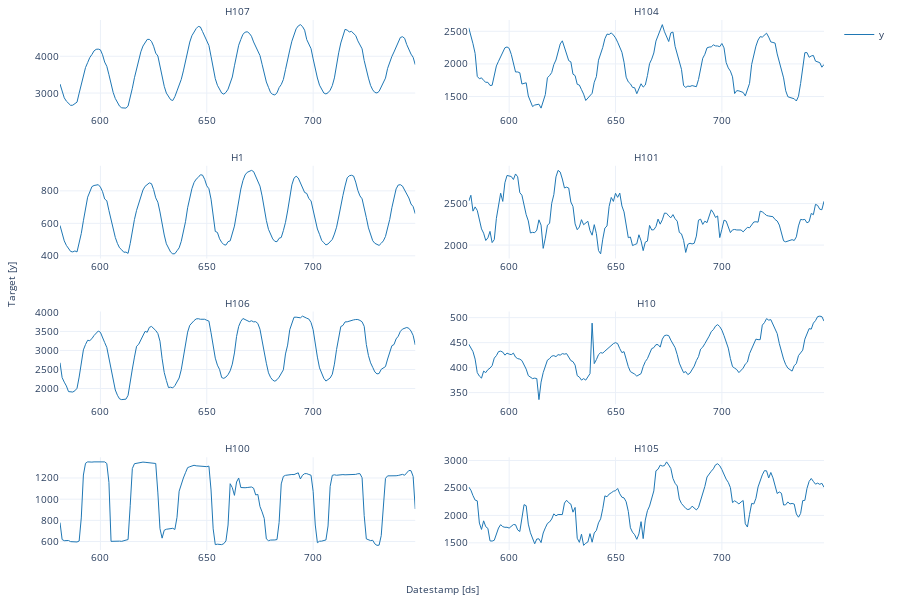

Notebook code cell kept with this figure:
### Markdown cell above
:::{.callout-note}
The `StatsForecast.plot` method uses Plotly as a defaul engine. You can change to MatPlotLib by setting `engine="matplotlib"`. 
:::

### Code cell
from statsforecast import StatsForecast

StatsForecast.plot(Y_df)

### Figure 1 — Plotly figure (JSON) as saved in the notebook; plotly's stock layout.template omitted (floating-point values rounded to 4 significant figures; data arrays with more than 128 entries replaced by an {"elided": "..."} marker saying what was removed)
{"data": [{"legendgroup": "y", "line": {"color": "#1f77b4", "width": 1}, "mode": "lines", "name": "y", "showlegend": true, "type": "scatter", "x": {"elided": "168 int values"}, "xaxis": "x", "y": {"elided": "168 int values"}, "yaxis": "y"}, {"legendgroup": "y", "line": {"color": "#1f77b4", "width": 1}, "mode": "lines", "name": "y", "showlegend": false, "type": "scatter", "x": {"elided": "168 int values"}, "xaxis": "x2", "y": {"elided": "168 int values"}, "yaxis": "y2"}, {"legendgroup": "y", "line": {"color": "#1f77b4", "width": 1}, "mode": "lines", "name": "y", "showlegend": false, "type": "scatter", "x": {"elided": "168 int values"}, "xaxis": "x3", "y": {"elided": "168 int values"}, "yaxis": "y3"}, {"legendgroup": "y", "line": {"color": "#1f77b4", "width": 1}, "mode": "lines", "name": "y", "showlegend": false, "type": "scatter", "x": {"elided": "168 int values"}, "xaxis": "x4", "y": {"elided": "168 int values"}, "yaxis": "y4"}, {"legendgroup": "y", "line": {"color": "#1f77b4", "width": 1}, "mode": "lines", "name": "y", "showlegend": false, "type": "scatter", "x": {"elided": "168 int values"}, "xaxis": "x5", "y": {"elided": "168 int values"}, "yaxis": "y5"}, {"legendgroup": "y", "line": {"color": "#1f77b4", "width": 1}, "mode": "lines", "name": "y", "showlegend": false, "type": "scatter", "x": {"elided": "168 int values"}, "xaxis": "x6", "y": {"elided": "168 int values"}, "yaxis": "y6"}, {"legendgroup": "y", "line": {"color": "#1f77b4", "width": 1}, "mode": "lines", "name": "y", "showlegend": false, "type": "scatter", "x": {"elided": "168 int values"}, "xaxis": "x7", "y": {"elided": "168 int values"}, "yaxis": "y7"}, {"legendgroup": "y", "line": {"color": "#1f77b4", "width": 1}, "mode": "lines", "name": "y", "showlegend": false, "type": "scatter", "x": {"elided": "168 int values"}, "xaxis": "x8", "y": {"elided": "168 int values"}, "yaxis": "y8"}], "layout": {"annotations": [{"font": {"size": 10}, "showarrow": false, "text": "H107", "x": 0.2325, "xanchor": "center", "xref": "paper", "y": 1, "yanchor": "bottom", "yref": "paper"}, {"font": {"size": 10}, "showarrow": false, "text": "H104", "x": 0.7675, "xanchor": "center", "xref": "paper", "y": 1, "yanchor": "bottom", "yref": "paper"}, {"font": {"size": 10}, "showarrow": false, "text": "H1", "x": 0.2325, "xanchor": "center", "xref": "paper", "y": 0.725, "yanchor": "bottom", "yref": "paper"}, {"font": {"size": 10}, "showarrow": false, "text": "H101", "x": 0.7675, "xanchor": "center", "xref": "paper", "y": 0.725, "yanchor": "bottom", "yref": "paper"}, {"font": {"size": 10}, "showarrow": false, "text": "H106", "x": 0.2325, "xanchor": "center", "xref": "paper", "y": 0.45, "yanchor": "bottom", "yref": "paper"}, {"font": {"size": 10}, "showarrow": false, "text": "H10", "x": 0.7675, "xanchor": "center", "xref": "paper", "y": 0.45, "yanchor": "bottom", "yref": "paper"}, {"font": {"size": 10}, "showarrow": false, "text": "H100", "x": 0.2325, "xanchor": "center", "xref": "paper", "y": 0.175, "yanchor": "bottom", "yref": "paper"}, {"font": {"size": 10}, "showarrow": false, "text": "H105", "x": 0.7675, "xanchor": "center", "xref": "paper", "y": 0.175, "yanchor": "bottom", "yref": "paper"}, {"font": {"size": 10}, "showarrow": false, "text": "Datestamp [ds]", "x": 0.5, "xanchor": "center", "xref": "paper", "y": 0, "yanchor": "top", "yref": "paper", "yshift": -30}, {"font": {"size": 10}, "showarrow": false, "text": "Target [y]", "textangle": -90, "x": 0, "xanchor": "right", "xref": "paper", "xshift": -40, "y": 0.5, "yanchor": "middle", "yref": "paper"}], "autosize": true, "font": {"size": 10}, "height": 600, "margin": {"b": 50, "l": 60, "r": 10, "t": 20}, "xaxis": {"anchor": "y", "domain": [0, 0.465], "showticklabels": true, "visible": true}, "xaxis2": {"anchor": "y2", "domain": [0.535, 1.0], "showticklabels": true, "visible": true}, "xaxis3": {"anchor": "y3", "domain": [0, 0.465], "showticklabels": true, "visible": true}, "xaxis4": {"anchor": "y4", "domain": [0.535, 1.0], "showticklabels": true, "visible": true}, "xaxis5": {"anchor": "y5", "domain": [0, 0.465], "showticklabels": true, "visible": true}, "xaxis6": {"anchor": "y6", "domain": [0.535, 1.0], "showticklabels": true, "visible": true}, "xaxis7": {"anchor": "y7", "domain": [0, 0.465], "showticklabels": true, "visible": true}, "xaxis8": {"anchor": "y8", "domain": [0.535, 1.0], "showticklabels": true, "visible": true}, "yaxis": {"anchor": "x", "domain": [0.825, 1]}, "yaxis2": {"anchor": "x2", "domain": [0.825, 1]}, "yaxis3": {"anchor": "x3", "domain": [0.55, 0.725]}, "yaxis4": {"anchor": "x4", "domain": [0.55, 0.725]}, "yaxis5": {"anchor": "x5", "domain": [0.275, 0.45]}, "yaxis6": {"anchor": "x6", "domain": [0.275, 0.45]}, "yaxis7": {"anchor": "x7", "domain": [0, 0.175]}, "yaxis8": {"anchor": "x8", "domain": [0, 0.175]}}}
